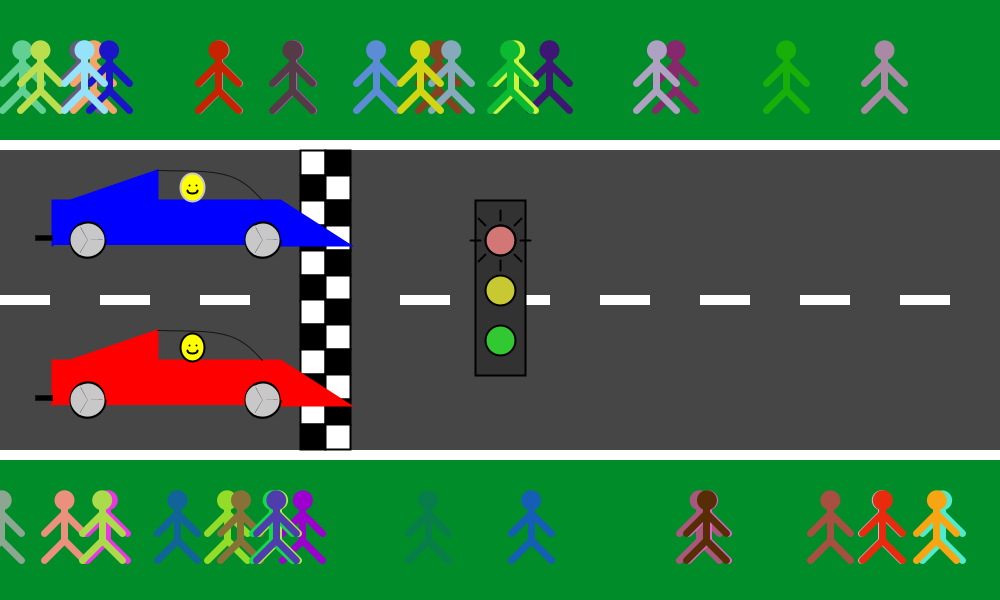
Frame 1 (no input)
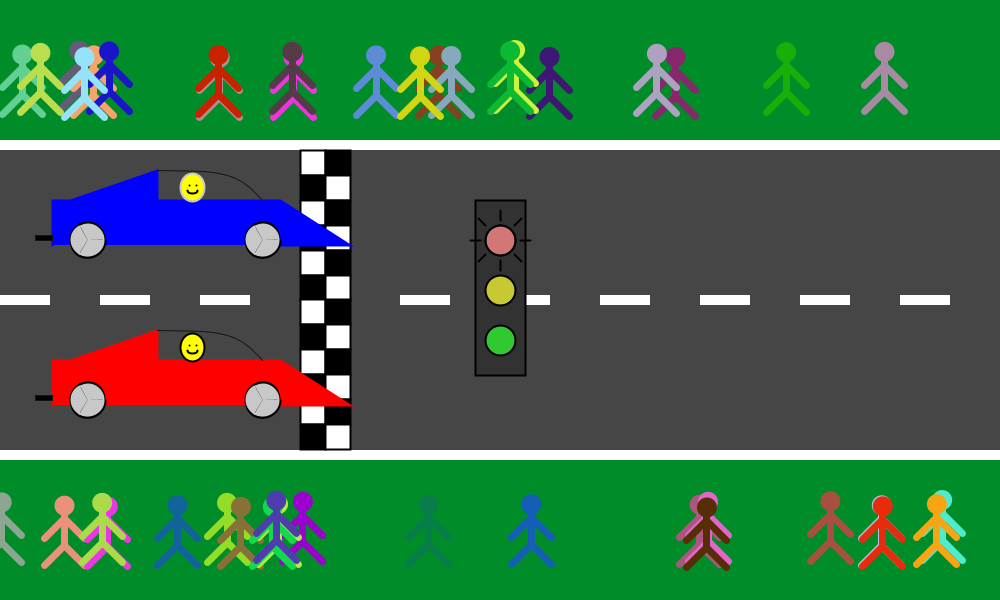
Frame 60 (the mouse pressed at the canvas centre just before this capture)
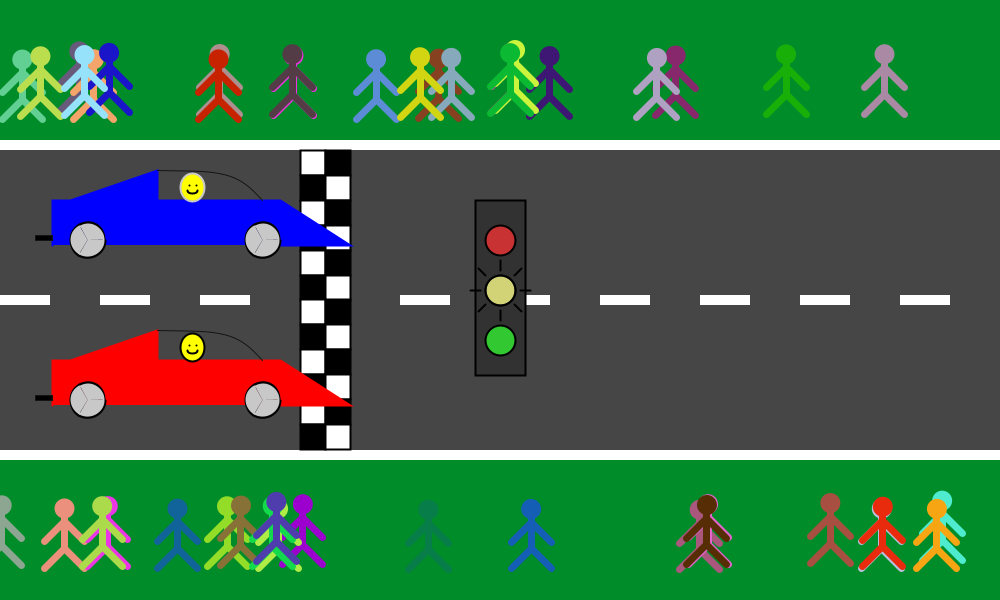
Frame 120 (the mouse held since frame 60 and released just before this capture)

The Processing sketch that drew these frames (run headless with seeded random() and noise(); from frame 60 on, the mouse is pressed at the canvas centre):

// Processing sketch: A3_13_assignment4_pde
// ── A3_13_assignment4_pde.pde
Road road1, road2;
CarWheel car1, car2;
Driver driver1, driver2;
RaceBanner startBanner1, startBanner2, finishBanner1, finishBanner2;
float posTarget1 = 200 , posTarget2 = 300; //Controls car movement
StopLight light;

void setup(){
  size(1000,600);
  textSize(100);
  
  road1 = new Road(0);
  road2 = new Road(width);
  
  // Create cars and their drivers
  car1 = new CarWheel(0,color(0,0,255),0,155);
  driver1 = new Driver(1, car1);
  car2 = new CarWheel(0,color(255,0,0),0,315);
  driver2 = new Driver(1, car2);
  startBanner1 = new RaceBanner(300, 150, road1);
  startBanner2 = new RaceBanner(300, 299, road1);
  light = new StopLight(475, 200);
}

void draw(){
  background(color(0,140,40));
  road1.display();
  road2.display();
  if (frameCount > 180){
    road1.move();
    road2.move();
  }
  
  if (frameCount < 300){
    startBanner1.update();
    startBanner2.update();
  } else if (frameCount > 1400 && frameCount < 1600){
    finishBanner1.update();
    finishBanner2.update();
  } else if (frameCount > 1600){
    finishBanner1.displayText();
    finishBanner2.displayText();
  }
  
  if (frameCount % 300 == 0){
    posTarget1 = random(100, 300);
  }
  else if (frameCount % 300 == 100){
    posTarget2 = random(100, 300);
  }
  
  drawCars();
  
  if (frameCount < 210){
    light.draw();
  }
  
  if (frameCount == 1400){
    finishBanner1 = new RaceBanner(300, 150, road2, car1, "Blue Wins!");
    finishBanner2 = new RaceBanner(300, 299, road2, car2, "Red Wins!");
  }
}

// ── Car.pde
// size of car variables for scalablility
float xlen = 350;
float ylen = 100;

class Car{
  color col;
  float xpos;
  float lane;
  float vel;
  float posTarget;
  
  Car(){
    col = color(0,0,255);
    xpos = 0;
    lane = 0;
  }
  
  Car(color col, float xpos, float lane){
    this.col = col;
    this.xpos = xpos;
    this.lane = lane;
    this.vel = 0;
    this.posTarget = 300;
  }
  
  
  void display(){
    stroke(col);
    fill(col);
    float x = this.xpos;
    float y = this.lane;
    beginShape();
    // build main body
    vertex(x + .8*xlen , y+ .9*ylen);
    vertex(x + xlen    , y+ .9*ylen);
    vertex(x + .8*xlen , y+ .45*ylen);
    vertex(x + .45*xlen, y+ .45*ylen);
    vertex(x + .45*xlen, y+ .15*ylen);
    vertex(x + .2*xlen , y+ .45*ylen);
    vertex(x + .15*xlen, y+ .45*ylen);
    vertex(x + .15*xlen, y+ .9*ylen);
    endShape();
    
    strokeWeight(1);
    stroke(20);
    noFill();
    beginShape();
    //build cockpit
    curveVertex(x + 0       , y+ .15*ylen);
    curveVertex(x + .45*xlen, y+ .15*ylen);
    curveVertex(x + .65*xlen, y+ .2*ylen);
    curveVertex(x + .75*xlen, y+ .45*ylen);
    curveVertex(x + .8*xlen , y+ .75*ylen);
    endShape();
    
    //exhaust pipe and flame
    fill(0);
    rect(x+ .1*xlen, y+ .8*ylen, .05*xlen, .05*ylen);
    if(this.xpos < 200 && frameCount > 180){
      stroke(219,83,55);
      fill(219,83,55);
      beginShape(QUADS);
      vertex(x+ .1*xlen , y+ .8*ylen);
      vertex(x+ .05*xlen, y+ .8*ylen);
      vertex(x+ .1*xlen , y+ .85*ylen);
      vertex(x+ .05*xlen, y+ .85*ylen);
      endShape();
    }
  }
  
  void move(float xchange){
    this.xpos += xchange;
  }
}

void drawCars(){  
  if (frameCount > 180){
    car1.vel = .997 * car1.vel + (posTarget1 - car1.xpos) * .0001;
    car2.vel = .997 * car2.vel + (posTarget2 - car2.xpos) * .0001;
  }
  // Drive the two seperate cars
  car1.drive(car1.vel);
  car2.drive(car2.vel);
  // Set emotion based on lead, then draw driver
  if (car1.xpos > car2.xpos){
    driver1.mood = 1;
    driver2.mood = 0;
  } else if (car2.xpos > car1.xpos){
    driver1.mood = 0;
    driver2.mood = 1;
  } else{
    driver1.mood = 1;
    driver2.mood = 1; 
  }
  driver1.draw();
  driver2.draw();
}
  
  

// ── CarWheel.pde
PShape tire ;
class CarWheel extends Car {
  float rotation;

  
  CarWheel(){
    this.rotation = 0;
    col = color(0,0,255);
    xpos = 0;
    lane = 0;
  }
  
  CarWheel(int rot, color col, float xpos, float lane){
    this.rotation = rot;
    this.col = col;
    this.xpos = xpos;
    this.lane = lane;
  }
  

  
  void drive(float inp){
    this.move(inp);
    float x = this.xpos;
    float y = this.lane;
    // Display parent car
    this.display();
    // rotate the wheels based on the input movement
    this.rotation+= 30 * inp;
    drawTire(x + .25*xlen, y + .85*ylen, .1*xlen, this.rotation);
    drawTire(x + .75*xlen, y + .85*ylen, .1*xlen, this.rotation);
  }
    
  void drawTire(float xcorr, float ycorr, float rad, float angle){
    fill(0);
    strokeWeight(2);
    stroke(0);
    arc(xcorr, ycorr, rad, rad, radians(angle), radians(angle+120));
    arc(xcorr, ycorr, rad, rad, radians(angle+121), radians(angle+241));
    arc(xcorr, ycorr, rad, rad, radians(angle+242), radians(angle+359));
    fill(200);
    stroke(200);
    arc(xcorr, ycorr, rad*.9, rad*.9, radians(angle), radians(angle+120));
    arc(xcorr, ycorr, rad*.9, rad*.9, radians(angle+121), radians(angle+241));
    arc(xcorr, ycorr, rad*.9, rad*.9, radians(angle+242), radians(angle+359));
  }
}

// ── Driver.pde
class Driver {
  Car car;
  int mood; // 1 = happy, 0 = sad

  Driver(int mood, Car TheirCar){
    this.mood = mood;
    this.car = TheirCar;    
  }
    
  void draw(){
    fill(255,255,0);
    float x = this.car.xpos;
    float y = this.car.lane;
    //head
    ellipse(x + .55*xlen, y + .32*ylen, .07*xlen, .08*xlen);
    
    //eyes
    stroke(0);
    beginShape(POINTS);
    vertex(x + .54*xlen, y +.3*ylen);
    vertex(x + .56*xlen, y +.3*ylen);
    endShape();
    
    //smile based off mood
    noFill();
    stroke(0);
    if (mood == 1){
      arc(x + .55*xlen, y + .35*ylen, .03*xlen, .02*xlen, radians(0),radians(180));    
    } else if (mood == 0){
      arc(x + .55*xlen, y + .38*ylen, .03*xlen, .02*xlen, radians(180),radians(360)); 
    }      
  }
}

  
  

// ── Person.pde
public class Person
{
  private final static float PHB= 40.0; // person height body
  private final static float PLL= 20.0; // person limb length
  private final static float PW= 20.0; // person width
  
  private float xloc;
  private float yloc;
  private color c;
  private float timer;
  private float timeLimit;
  
  
  public Road parent;
  
 
  
  public Person(float x, float y, color c, float animTime, Road parent)
  {
    xloc = x;
    yloc = y;
    this.parent = parent;
    this.c = c;
    timeLimit = animTime;
    timer = timeLimit;
  }
  public void move()
  {
    timer -= 1;
    if(timer<=0)
    {
      timer = timeLimit;
    }
    
    if(timer>timeLimit/2 && timer<=timeLimit)
    {
      yloc+=20/timeLimit;
    }
    else if(timer<=timeLimit/2)
    {
      yloc-=20/timeLimit;
    }
    
    
  }
  
  public void display()
  {
    noStroke();
    fill(c);
    ellipse(xpos(), ypos(), 20,20);
    stroke(c);
    strokeWeight(7);
    line(xpos(), ypos(), xpos(), ypos()+PHB); //body
    line(xpos(), ypos()+PHB, xpos()-PW, ypos()+ PLL + PHB);// left leg
    line(xpos(), ypos()+PHB, xpos()+PW, ypos()+ PLL + PHB);// right leg
    line(xpos(), ypos()+PHB/3, xpos()-PW, ypos()+ PLL+PHB/3);// left arm
    line(xpos(), ypos()+PHB/3, xpos()+PW, ypos()+ PLL+PHB/3);// left arm

  }
  public float xpos(){return xloc+parent.xpos;}
  public float ypos(){return yloc+parent.ypos;}
  
}

// ── RaceBanner.pde
public Car carWon = null;

class RaceBanner{
  private Car car;
  private float xpos;
  private float ypos;
  private String type;
  private Road road;
  private float localX;
  private String winMessage;
  
  RaceBanner(float localX, float ypos, Road road){
    this.road = road;
    this.xpos = road.xpos + localX;
    this.ypos = ypos;
    this.localX = localX;
    this.type = "start";
    
  }
  
  RaceBanner(float localX, float ypos, Road road, Car car, String winMessage){
    this.road = road;
    this.car = car;
    this.xpos = road.xpos + localX;
    this.ypos = ypos;
    this.localX = localX;
    this.type = "finish";
    this.winMessage = winMessage;
  }
  
  void display(){
    strokeWeight(2);
    stroke(0);
    int squareSize = 25;
    int numrows = 2;
    int numcols = 6;
    for (int row = 0; row < numrows; row++){
      for (int col = 0; col < numcols; col++){
        if ((row + col) % 2 == 0){
          fill(255);
        } else{
          fill(0);
        }
          rect(xpos + row * squareSize, ypos + col * squareSize, squareSize, squareSize);
      }
    }
    
    if (this.type == "finish"){
      if (this.car.xpos > this.xpos && carWon == null && this.xpos > 0){
        carWon = this.car;
      }
    }
  }
  
  void move(){
    this.xpos = this.road.xpos + localX;
  }
  
  void update(){
    display();
    move();
    if (this.type == "finish"){
      displayText();
    }
  }
  
  void displayText(){
    if (carWon == this.car){
      fill(255);
      text(this.winMessage, 200, 100);
    }
  }
}

// ── Road.pde
import java.util.Random;

public class Road //extends Animatable
{
  public static final float speedPerFrame= 4 * 2;
  public float xpos;
  public float ypos;
  public ArrayList<Person> people;
  public Road(float start)
  {
    xpos = start;
    ypos = 0;
    people = new ArrayList<Person>();
    populate();
  }
  
  public void move()
  {
    xpos-=speedPerFrame;
    if(xpos+width<=0)
    {
      xpos=width;
      populate();
    }
    
    
  }
  
  public void display()
  {
    noStroke();
    fill(70);
    // asphalt
    rect(xpos, height/4, width, height/2);
    // white lines on edge
    fill(255);
    rect(xpos, height/4-10, width, 10);
    rect(xpos, 3*height/4, width, 10);
    
    // dividing lines
    for( int i=0; i<10; i++)
    {
      rect(xpos+i*width/10, height/2-5, width/20, 10);
    }
    
    for(Person person: people)
    {
      person.move();
      person.display();
    }
    
    
  }
  private void populate()
  {
    Random rand = new Random();
    int numPeople = rand.nextInt(40) + 10;
    people.clear();
    for(int i=0; i< numPeople; i++)
    {
      color c = color(rand.nextInt(256),rand.nextInt(256),rand.nextInt(256));
      float animTime = rand.nextFloat()*50+50;
      float xloc = rand.nextFloat()*width;
       float yloc = 50;
      if(rand.nextInt(2)==0){yloc = height -100;}
     
      people.add(new Person(xloc, yloc,c, animTime,this));
    }
      
  }
}

// ── StopLight.pde
class StopLight{
  float posX;
  float posY;
  int mode;
  
  StopLight(float x, float y){
  this.posX = x;
  this.posY = y;
  this.mode = 0;
  }
  
  void display(){
    fill(50);
    rect(posX, posY, 50, 175);
    
    ellipseMode(CORNER);
    fill(200, 50, 50);
    ellipse(posX + 10, posY + 25, 30, 30);
    fill(200, 200, 50);
    ellipse(posX + 10, posY + 75, 30, 30);
    fill(50, 200, 50);
    ellipse(posX + 10, posY + 125, 30, 30);
    fill(225, 225, 225, 100);
    ellipse(posX + 10, posY + 25 + 50 * mode, 30, 30);
    for (int i = 0; i < 8; i ++){
      float angle = i * PI/4;
      line(posX + 25 + 20 * cos(angle), posY + 40 + 50 * mode + 20 * sin(angle)
      , posX + 25 + 30 * cos(angle), posY + 40 + 50 * mode + 30 * sin(angle));
    }
    ellipseMode(CENTER);
  }
  
  void draw(){
    light.display();
    if (frameCount% 80 == 79){
      this.mode ++;
    }
  }
}
